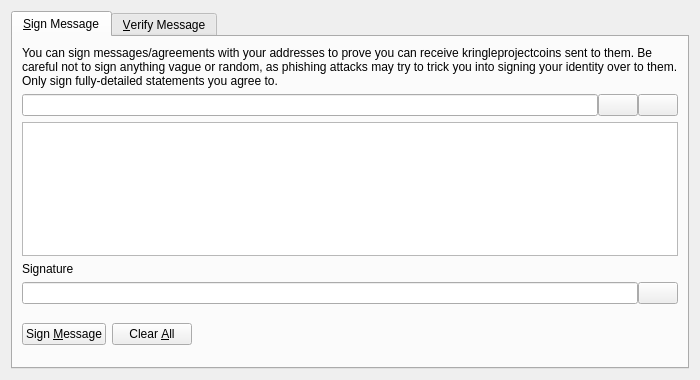
<?xml version="1.0" encoding="UTF-8"?>
<ui version="4.0">
 <class>SignVerifyMessageDialog</class>
 <widget class="QDialog" name="SignVerifyMessageDialog">
  <property name="geometry">
   <rect>
    <x>0</x>
    <y>0</y>
    <width>700</width>
    <height>380</height>
   </rect>
  </property>
  <property name="windowTitle">
   <string>Signatures - Sign / Verify a Message</string>
  </property>
  <property name="modal">
   <bool>true</bool>
  </property>
  <layout class="QVBoxLayout" name="verticalLayout">
   <item>
    <widget class="QTabWidget" name="tabWidget">
     <property name="currentIndex">
      <number>0</number>
     </property>
     <widget class="QWidget" name="tabSignMessage">
      <attribute name="title">
       <string>&amp;Sign Message</string>
      </attribute>
      <layout class="QVBoxLayout" name="verticalLayout_SM">
       <item>
        <widget class="QLabel" name="infoLabel_SM">
         <property name="text">
          <string>You can sign messages/agreements with your addresses to prove you can receive kringleprojectcoins sent to them. Be careful not to sign anything vague or random, as phishing attacks may try to trick you into signing your identity over to them. Only sign fully-detailed statements you agree to.</string>
         </property>
         <property name="textFormat">
          <enum>Qt::PlainText</enum>
         </property>
         <property name="wordWrap">
          <bool>true</bool>
         </property>
        </widget>
       </item>
       <item>
        <layout class="QHBoxLayout" name="horizontalLayout_1_SM">
         <property name="spacing">
          <number>0</number>
         </property>
         <item>
          <widget class="QValidatedLineEdit" name="addressIn_SM">
           <property name="toolTip">
            <string>The KringleProjectCoin address to sign the message with</string>
           </property>
          </widget>
         </item>
         <item>
          <widget class="QPushButton" name="addressBookButton_SM">
           <property name="toolTip">
            <string>Choose previously used address</string>
           </property>
           <property name="text">
            <string/>
           </property>
           <property name="icon">
            <iconset resource="../kringleprojectcoin.qrc">
             <normaloff>:/icons/address-book</normaloff>:/icons/address-book</iconset>
           </property>
           <property name="shortcut">
            <string>Alt+A</string>
           </property>
           <property name="autoDefault">
            <bool>false</bool>
           </property>
          </widget>
         </item>
         <item>
          <widget class="QPushButton" name="pasteButton_SM">
           <property name="toolTip">
            <string>Paste address from clipboard</string>
           </property>
           <property name="text">
            <string/>
           </property>
           <property name="icon">
            <iconset resource="../kringleprojectcoin.qrc">
             <normaloff>:/icons/editpaste</normaloff>:/icons/editpaste</iconset>
           </property>
           <property name="shortcut">
            <string>Alt+P</string>
           </property>
           <property name="autoDefault">
            <bool>false</bool>
           </property>
          </widget>
         </item>
        </layout>
       </item>
       <item>
        <widget class="QPlainTextEdit" name="messageIn_SM">
         <property name="toolTip">
          <string>Enter the message you want to sign here</string>
         </property>
        </widget>
       </item>
       <item>
        <widget class="QLabel" name="signatureLabel_SM">
         <property name="text">
          <string>Signature</string>
         </property>
         <property name="textFormat">
          <enum>Qt::PlainText</enum>
         </property>
        </widget>
       </item>
       <item>
        <layout class="QHBoxLayout" name="horizontalLayout_2_SM">
         <property name="spacing">
          <number>0</number>
         </property>
         <item>
          <widget class="QLineEdit" name="signatureOut_SM">
           <property name="font">
            <font>
             <italic>true</italic>
            </font>
           </property>
           <property name="readOnly">
            <bool>true</bool>
           </property>
          </widget>
         </item>
         <item>
          <widget class="QPushButton" name="copySignatureButton_SM">
           <property name="toolTip">
            <string>Copy the current signature to the system clipboard</string>
           </property>
           <property name="text">
            <string/>
           </property>
           <property name="icon">
            <iconset resource="../kringleprojectcoin.qrc">
             <normaloff>:/icons/editcopy</normaloff>:/icons/editcopy</iconset>
           </property>
           <property name="autoDefault">
            <bool>false</bool>
           </property>
          </widget>
         </item>
        </layout>
       </item>
       <item>
        <layout class="QHBoxLayout" name="horizontalLayout_3_SM">
         <item>
          <widget class="QPushButton" name="signMessageButton_SM">
           <property name="toolTip">
            <string>Sign the message to prove you own this KringleProjectCoin address</string>
           </property>
           <property name="text">
            <string>Sign &amp;Message</string>
           </property>
           <property name="icon">
            <iconset resource="../kringleprojectcoin.qrc">
             <normaloff>:/icons/edit</normaloff>:/icons/edit</iconset>
           </property>
           <property name="autoDefault">
            <bool>false</bool>
           </property>
          </widget>
         </item>
         <item>
          <widget class="QPushButton" name="clearButton_SM">
           <property name="toolTip">
            <string>Reset all sign message fields</string>
           </property>
           <property name="text">
            <string>Clear &amp;All</string>
           </property>
           <property name="icon">
            <iconset resource="../kringleprojectcoin.qrc">
             <normaloff>:/icons/remove</normaloff>:/icons/remove</iconset>
           </property>
           <property name="autoDefault">
            <bool>false</bool>
           </property>
          </widget>
         </item>
         <item>
          <spacer name="horizontalSpacer_1_SM">
           <property name="orientation">
            <enum>Qt::Horizontal</enum>
           </property>
           <property name="sizeHint" stdset="0">
            <size>
             <width>40</width>
             <height>48</height>
            </size>
           </property>
          </spacer>
         </item>
         <item>
          <widget class="QLabel" name="statusLabel_SM">
           <property name="font">
            <font>
             <weight>75</weight>
             <bold>true</bold>
            </font>
           </property>
           <property name="text">
            <string/>
           </property>
           <property name="wordWrap">
            <bool>true</bool>
           </property>
          </widget>
         </item>
         <item>
          <spacer name="horizontalSpacer_2_SM">
           <property name="orientation">
            <enum>Qt::Horizontal</enum>
           </property>
           <property name="sizeHint" stdset="0">
            <size>
             <width>40</width>
             <height>48</height>
            </size>
           </property>
          </spacer>
         </item>
        </layout>
       </item>
      </layout>
     </widget>
     <widget class="QWidget" name="tabVerifyMessage">
      <attribute name="title">
       <string>&amp;Verify Message</string>
      </attribute>
      <layout class="QVBoxLayout" name="verticalLayout_VM">
       <item>
        <widget class="QLabel" name="infoLabel_VM">
         <property name="text">
          <string>Enter the receiver's address, message (ensure you copy line breaks, spaces, tabs, etc. exactly) and signature below to verify the message. Be careful not to read more into the signature than what is in the signed message itself, to avoid being tricked by a man-in-the-middle attack. Note that this only proves the signing party receives with the address, it cannot prove sendership of any transaction!</string>
         </property>
         <property name="textFormat">
          <enum>Qt::PlainText</enum>
         </property>
         <property name="alignment">
          <set>Qt::AlignLeading|Qt::AlignLeft|Qt::AlignTop</set>
         </property>
         <property name="wordWrap">
          <bool>true</bool>
         </property>
        </widget>
       </item>
       <item>
        <layout class="QHBoxLayout" name="horizontalLayout_1_VM">
         <property name="spacing">
          <number>0</number>
         </property>
         <item>
          <widget class="QValidatedLineEdit" name="addressIn_VM">
           <property name="toolTip">
            <string>The KringleProjectCoin address the message was signed with</string>
           </property>
          </widget>
         </item>
         <item>
          <widget class="QPushButton" name="addressBookButton_VM">
           <property name="toolTip">
            <string>Choose previously used address</string>
           </property>
           <property name="text">
            <string/>
           </property>
           <property name="icon">
            <iconset resource="../kringleprojectcoin.qrc">
             <normaloff>:/icons/address-book</normaloff>:/icons/address-book</iconset>
           </property>
           <property name="shortcut">
            <string>Alt+A</string>
           </property>
           <property name="autoDefault">
            <bool>false</bool>
           </property>
          </widget>
         </item>
        </layout>
       </item>
       <item>
        <widget class="QPlainTextEdit" name="messageIn_VM"/>
       </item>
       <item>
        <widget class="QValidatedLineEdit" name="signatureIn_VM"/>
       </item>
       <item>
        <layout class="QHBoxLayout" name="horizontalLayout_2_VM">
         <item>
          <widget class="QPushButton" name="verifyMessageButton_VM">
           <property name="toolTip">
            <string>Verify the message to ensure it was signed with the specified KringleProjectCoin address</string>
           </property>
           <property name="text">
            <string>Verify &amp;Message</string>
           </property>
           <property name="icon">
            <iconset resource="../kringleprojectcoin.qrc">
             <normaloff>:/icons/transaction_0</normaloff>:/icons/transaction_0</iconset>
           </property>
           <property name="autoDefault">
            <bool>false</bool>
           </property>
          </widget>
         </item>
         <item>
          <widget class="QPushButton" name="clearButton_VM">
           <property name="toolTip">
            <string>Reset all verify message fields</string>
           </property>
           <property name="text">
            <string>Clear &amp;All</string>
           </property>
           <property name="icon">
            <iconset resource="../kringleprojectcoin.qrc">
             <normaloff>:/icons/remove</normaloff>:/icons/remove</iconset>
           </property>
           <property name="autoDefault">
            <bool>false</bool>
           </property>
          </widget>
         </item>
         <item>
          <spacer name="horizontalSpacer_1_VM">
           <property name="orientation">
            <enum>Qt::Horizontal</enum>
           </property>
           <property name="sizeHint" stdset="0">
            <size>
             <width>40</width>
             <height>48</height>
            </size>
           </property>
          </spacer>
         </item>
         <item>
          <widget class="QLabel" name="statusLabel_VM">
           <property name="font">
            <font>
             <weight>75</weight>
             <bold>true</bold>
            </font>
           </property>
           <property name="text">
            <string/>
           </property>
           <property name="wordWrap">
            <bool>true</bool>
           </property>
          </widget>
         </item>
         <item>
          <spacer name="horizontalSpacer_2_VM">
           <property name="orientation">
            <enum>Qt::Horizontal</enum>
           </property>
           <property name="sizeHint" stdset="0">
            <size>
             <width>40</width>
             <height>48</height>
            </size>
           </property>
          </spacer>
         </item>
        </layout>
       </item>
      </layout>
     </widget>
    </widget>
   </item>
  </layout>
 </widget>
 <customwidgets>
  <customwidget>
   <class>QValidatedLineEdit</class>
   <extends>QLineEdit</extends>
   <header>qvalidatedlineedit.h</header>
  </customwidget>
 </customwidgets>
 <resources>
  <include location="../kringleprojectcoin.qrc"/>
 </resources>
 <connections/>
</ui>
